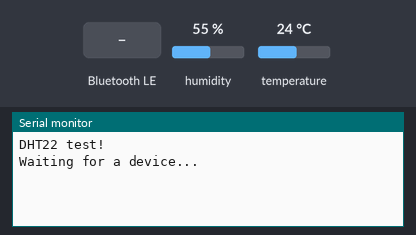
A program run on a simulated ESP32. Shown: the last lines printed to the serial monitor. The test bench sets the inputs (shaded band); at power-on: temperature 24 °C, humidity 55 %. Nothing arrives over Bluetooth unless stated; a phone connects over Bluetooth LE 3 s after start.

Above: at 1.2 s.
1.3 s: Bluetooth LE write "1" received
At 1.7 s:
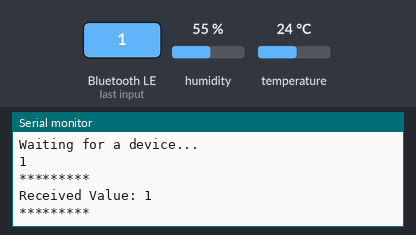
2.8 s: temperature set to 12 °C
At 10.9 s:
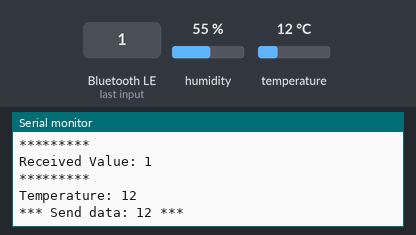
11.5 s: Bluetooth LE write "0" received
At 11.8 s:
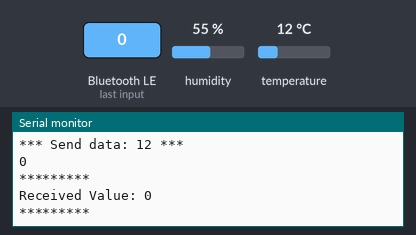

Measured:
- after the input at 1.3 s, the serial monitor: prints a new line at once (image 1)
- after the input at 2.8 s, the serial monitor: prints a new line after 7.2 s (image 2)
- after the input at 11.5 s, the serial monitor: prints a new line at once (image 3)

The program:

main.cpp
```cpp
#include "DHT.h"
#include <BLEDevice.h>
#include <BLEServer.h>
#include <BLEUtils.h>
#include <BLE2902.h>
//#include <iostream>
#include <string>

#define DHTPIN 26     // Digital pin connected to the DHT sensor
#define DHTTYPE DHT22   // DHT 22  (AM2302), AM2321
DHT dht(DHTPIN, DHTTYPE);

BLECharacteristic *pCharacteristic;

bool deviceConnected = false;

#define SERVICE_UUID           "19B10000-E8F2-537E-4F6C-D104768A1214" // UART service UUID
#define CHARACTERISTIC_UUID_RX "19B10000-E8F2-537E-4F6C-D104768A1214"
#define DHTDATA_CHAR_UUID "19B10000-E8F2-537E-4F6C-D104768A1214"


class MyServerCallbacks: public BLEServerCallbacks {
    void onConnect(BLEServer* pServer) {
      deviceConnected = true;
    };

    void onDisconnect(BLEServer* pServer) {
      deviceConnected = false;
    }
};

class MyCallbacks: public BLECharacteristicCallbacks {
    void onWrite(BLECharacteristic *pCharacteristic) {
      std::string rxValue = pCharacteristic->getValue();
      Serial.println(rxValue[0]);

      if (rxValue.length() > 0) {
        Serial.println("*********");
        Serial.print("Received Value: ");

        for (int i = 0; i < rxValue.length(); i++) {
          Serial.print(rxValue[i]);
        }
        Serial.println();
        Serial.println("*********");
      }


    }
};


void setup() {
  Serial.begin(9600);
  Serial.println(F("DHT22 test!"));
  dht.begin();

  // Create the BLE Device
  BLEDevice::init("ESP32 DHT22"); // Give it a name

  //Configure device as Server BLE
  BLEServer *pServer = BLEDevice::createServer();
  pServer->setCallbacks(new MyServerCallbacks());

  // Create an UART Service
  BLEService *pService = pServer->createService(SERVICE_UUID);

  //Create a characteristic BLE to send data
  pCharacteristic = pService->createCharacteristic(
                      DHTDATA_CHAR_UUID,
                      BLECharacteristic::PROPERTY_NOTIFY
                    );

  pCharacteristic->addDescriptor(new BLE2902());


  // Create a characteristic BLE to send data
  BLECharacteristic *pCharacteristic = pService->createCharacteristic(
                                         CHARACTERISTIC_UUID_RX,
                                         BLECharacteristic::PROPERTY_WRITE
                                       );

  pCharacteristic->setCallbacks(new MyCallbacks());

  // Start a service
  pService->start();

  // ESP32 discovery starts
  pServer->getAdvertising()->start();
  Serial.println("Waiting for a device...");
}

void loop() {
  if(deviceConnected){
      // Wait a few seconds between measurements.


    // Reading temperature or humidity takes about 250 milliseconds!
    // Read temperature as Celsius (the default)
    int t = dht.readTemperature();


    // Check if any reads failed and exit early (to try again).
    if (isnan(t)) {
      Serial.println(F("Failed to read from DHT sensor!"));
      return;
    }
    else{
      Serial.print(F("Temperature: "));
      Serial.print(t);
      Serial.print('\n');
    }


    char dhtDataString[16];
    sprintf(dhtDataString, "%d", t);

    pCharacteristic->setValue(dhtDataString);


    pCharacteristic->notify(); // Send data to the app
    Serial.print("*** Send data: ");
    Serial.print(dhtDataString);
    Serial.println(" ***");

  }

  //wait 10 seconds
  delay(10000);

}
```
